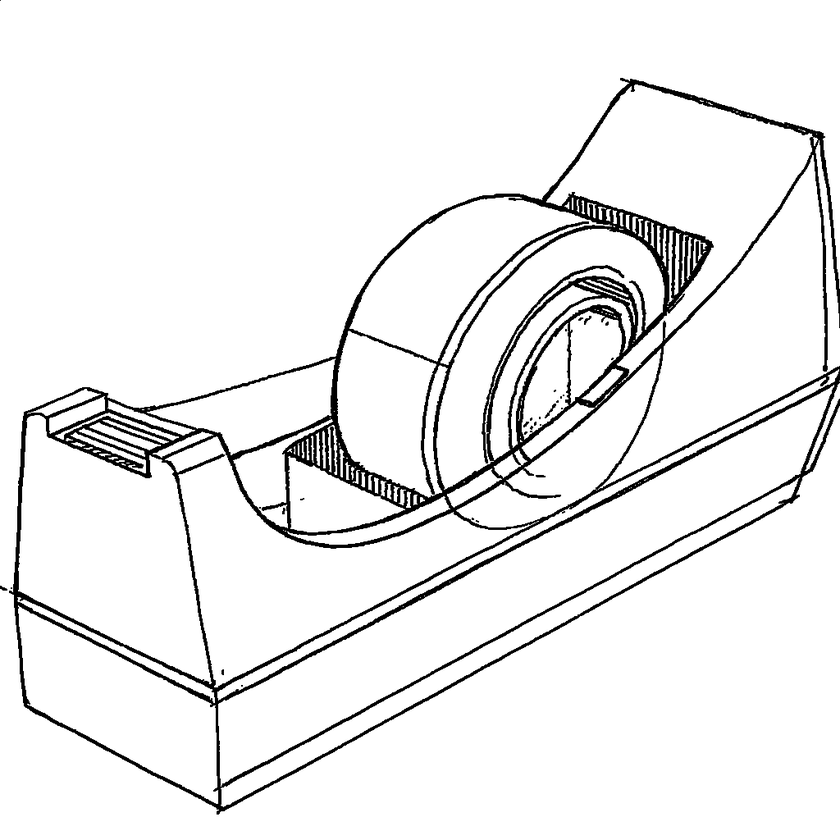
#> input picture example_good_sketch_binary_preprocessed.png, 840 x 840 px, shrunk from 1024 x 1024 before the run; its folder holds only this picture in this run
$ python morphological_preprocessing.py example_good_sketch_binary_preprocessed.png
#> lines starting #> are read from the running program, lines starting #| are printed output that depends on the picture
"""
Morphological Preprocessing Module

Fixes small pixel gaps in binary line art before further processing.
Bridges discontinuities while preserving line structure.
"""

# python morphological_preprocessing.py example_good_sketch_binary.png --directional
# python morphological_preprocessing.py example_good_sketch_binary.png --directional --debug

import cv2
import numpy as np
from pathlib import Path


def fix_line_gaps(
    input_path: str,
    output_path: str = None,
    gap_size: int = 3,
    iterations: int = 1,
    debug: bool = False,
) -> np.ndarray:
    """
    Fix small gaps in binary line art using morphological closing.

    Args:
        input_path: Path to binary image (black lines on white)
        output_path: Path for output. If None, derived from input.
        gap_size: Maximum gap size to bridge (kernel size)
        iterations: Number of close operations to apply
        debug: If True, save intermediate images

    Returns:
        Processed binary image
    """
#> called with gap_size = 3, iterations = 1, debug = False
    input_p = Path(input_path)
    debug_dir = input_p.parent / "debug_morphological_preprocessing"
    if debug:
        debug_dir.mkdir(exist_ok=True)
        print(f"Debug output directory: {debug_dir}")

    img = cv2.imread(input_path, cv2.IMREAD_GRAYSCALE)
#> img is the input picture: shape (840, 840); min 0, max 255, mean 238.5
    if img is None:
        raise FileNotFoundError(f"Could not load image: {input_path}")

    print(f"[1/4] Loaded image: {input_path} ({img.shape[1]}x{img.shape[0]})")
#| [1/4] Loaded image: example_good_sketch_binary_preprocessed.png (840x840)
    if debug:
        cv2.imwrite(str(debug_dir / "01_input.png"), img)

    # Invert for processing
    inverted = cv2.bitwise_not(img)
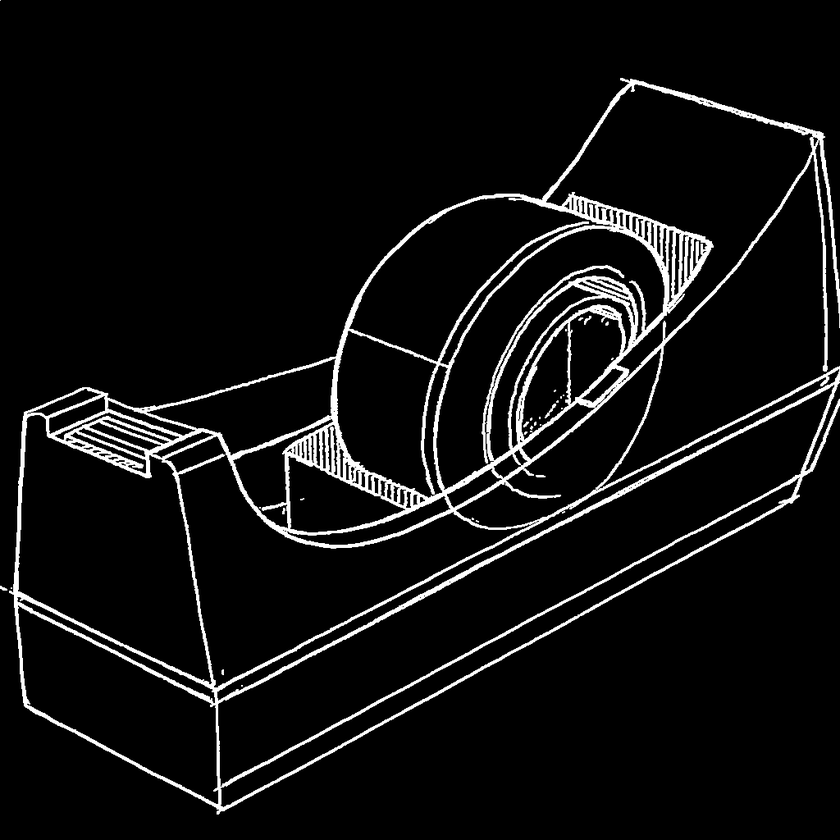
#> inverted: shape (840, 840); min 0, max 255, mean 16.5
    print(f"[2/4] Inverted (white lines on black)")
    if debug:
        cv2.imwrite(str(debug_dir / "02_inverted.png"), inverted)

    # Create kernel
    kernel = cv2.getStructuringElement(cv2.MORPH_ELLIPSE, (gap_size, gap_size))

    # Apply closing
    closed = cv2.morphologyEx(inverted, cv2.MORPH_CLOSE, kernel, iterations=iterations)
    print(f"[3/4] Applied closing (kernel={gap_size}, iterations={iterations})")
    if debug:
        cv2.imwrite(str(debug_dir / "03_closed.png"), closed)

    # Invert back
    result = cv2.bitwise_not(closed)
    print(f"[4/4] Inverted back (black lines on white)")
    if debug:
        cv2.imwrite(str(debug_dir / "04_result.png"), result)

    if output_path is None:
        output_path = str(input_p.parent / f"{input_p.stem}_preprocessed.png")

    cv2.imwrite(output_path, result)
    print(f"Saved preprocessed image to: {output_path}")

    if debug:
        cv2.imwrite(str(debug_dir / "final_output.png"), result)
        print(f"\nDebug images saved to: {debug_dir}/")

    return result


# [68 lines left out: function fix_line_gaps_directional, not called in this run]


def main():
    import argparse

    parser = argparse.ArgumentParser(description="Fix pixel gaps in binary line art")
    parser.add_argument("input", nargs="?", default="example_good_sketch_binary.png", help="Input binary image")
    parser.add_argument("-o", "--output", help="Output path")
    parser.add_argument("--gap-size", type=int, default=3, help="Maximum gap size (default: 3)")
    parser.add_argument("--iterations", type=int, default=1, help="Closing iterations (default: 1)")
    parser.add_argument("--directional", action="store_true", help="Use directional kernels")
    parser.add_argument("--debug", action="store_true", help="Save intermediate images")

    args = parser.parse_args()

    if args.directional:
        fix_line_gaps_directional(
            args.input,
            args.output,
            gap_size=max(1, args.gap_size - 1),
            debug=args.debug,
        )
    else:
        fix_line_gaps(
            args.input,
            args.output,
            gap_size=args.gap_size,
            iterations=args.iterations,
            debug=args.debug,
        )


if __name__ == "__main__":
    main()
